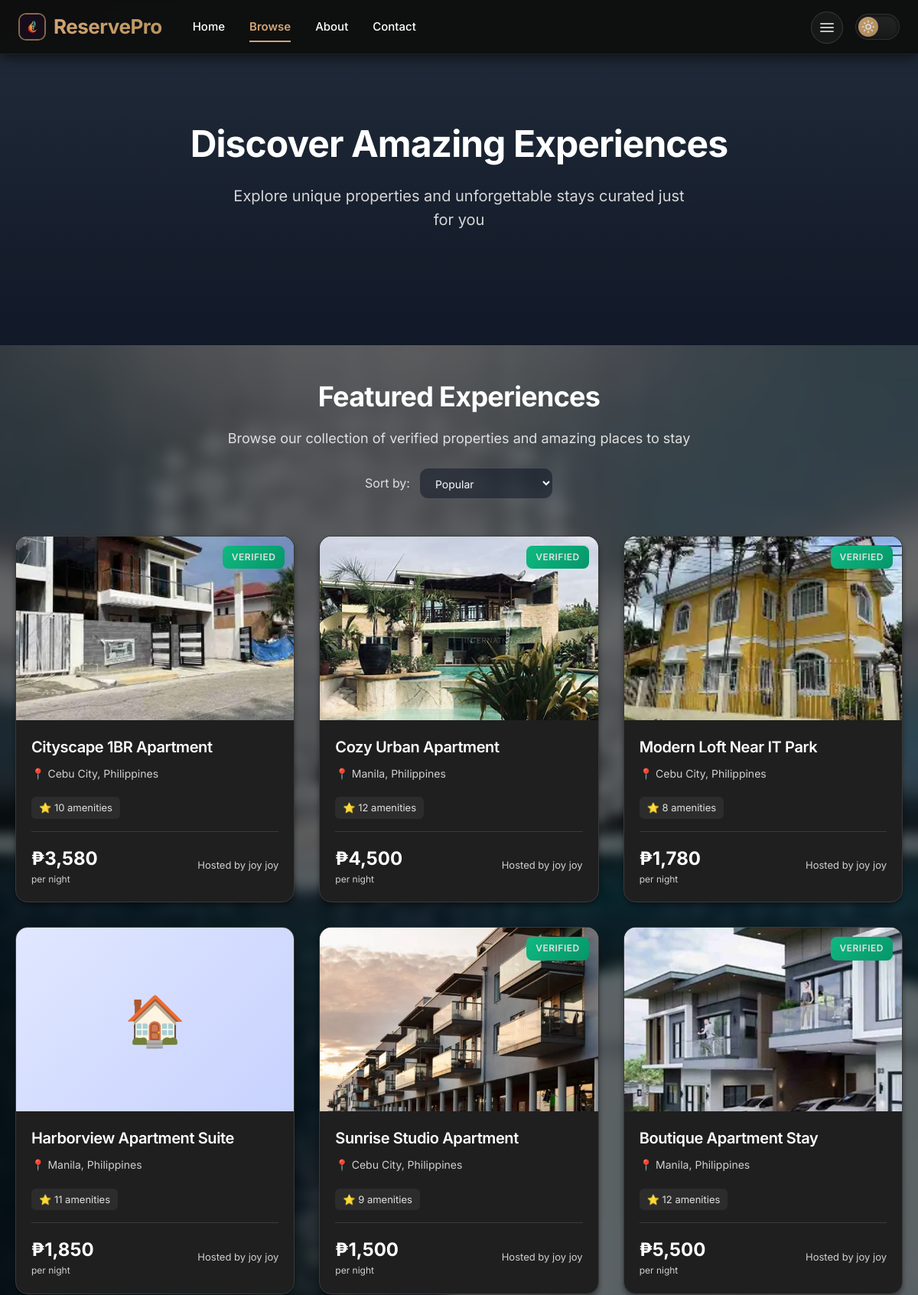
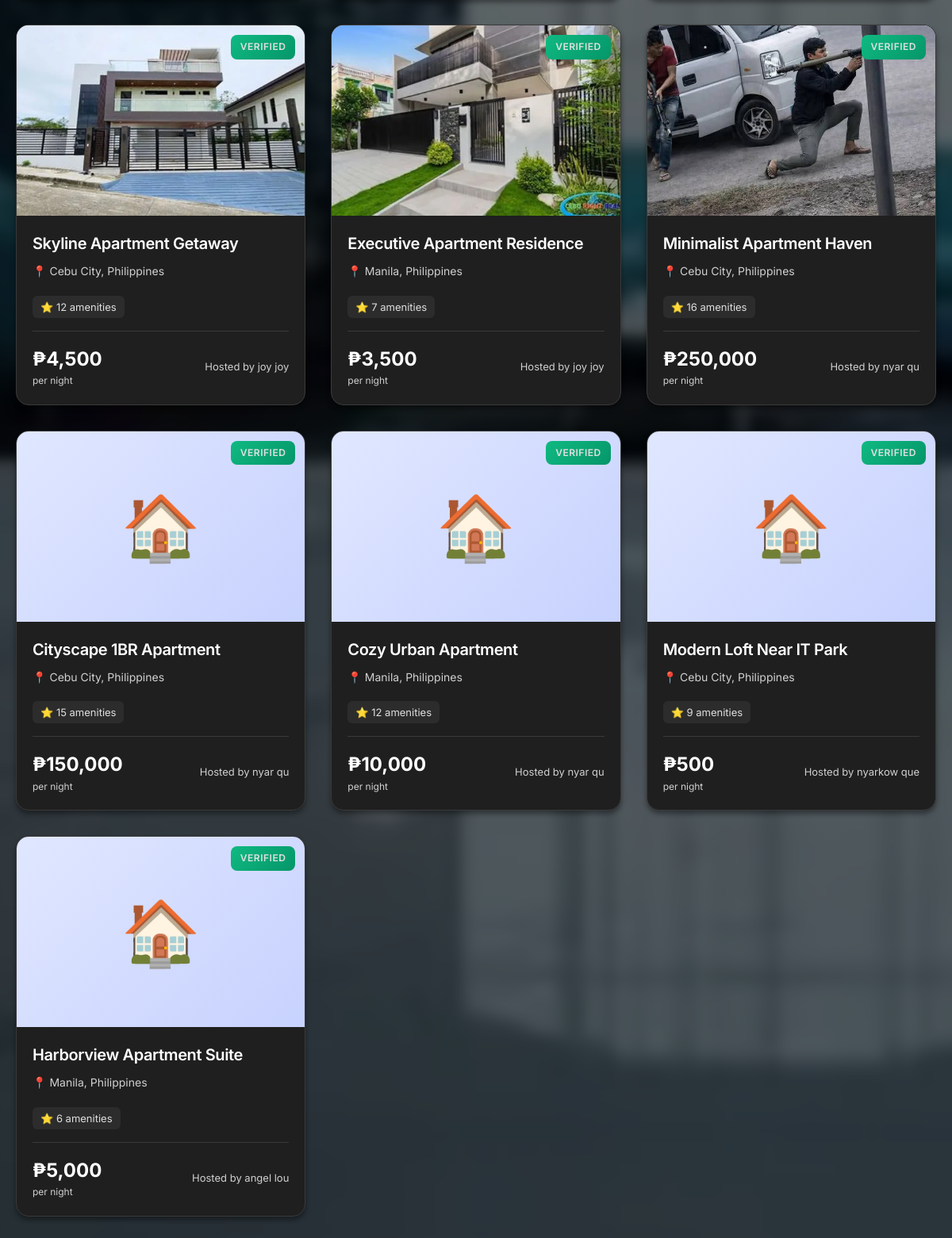
Screenshot of /experiences.php with the database file from the repository (2 pictures, top to bottom).
### tables this page shows
CREATE TABLE `properties` (
  `id` int(11) NOT NULL,
  `host_id` int(11) NOT NULL,
  `title` varchar(255) NOT NULL,
  `description` text NOT NULL,
  `property_type` enum('house','apartment','condo','villa','hotel') NOT NULL,
  `address` text NOT NULL,
  `city` varchar(100) NOT NULL,
  `country` varchar(100) NOT NULL,
  `price_per_night` decimal(10,2) NOT NULL,
  `max_guests` int(11) NOT NULL,
  `bedrooms` int(11) NOT NULL,
  `bathrooms` int(11) NOT NULL,
  `latitude` decimal(10,8) DEFAULT NULL,
  `longitude` decimal(11,8) DEFAULT NULL,
  `auto_accept_bookings` tinyint(1) NOT NULL DEFAULT 0,
  `average_rating` decimal(3,2) DEFAULT NULL,
  `review_count` int(11) NOT NULL DEFAULT 0,
  `status` enum('pending','approved','rejected','suspended','out_of_order') DEFAULT 'pending',
  `admin_notes` text DEFAULT NULL,
  `created_at` timestamp NOT NULL DEFAULT current_timestamp(),
  `updated_at` timestamp NOT NULL DEFAULT current_timestamp() ON UPDATE current_timestamp()
);

CREATE TABLE `users` (
  `id` int(11) NOT NULL,
  `first_name` varchar(50) NOT NULL,
  `last_name` varchar(50) NOT NULL,
  `date_of_birth` date DEFAULT NULL,
  `email` varchar(100) NOT NULL,
  `password` varchar(255) NOT NULL,
  `created_at` timestamp NOT NULL DEFAULT current_timestamp(),
  `role` enum('guest','host','admin') DEFAULT 'guest',
  `email_verified` tinyint(1) NOT NULL DEFAULT 0,
  `verification_token` varchar(100) DEFAULT NULL,
  `host_verified` tinyint(1) NOT NULL DEFAULT 0,
  `host_verification_status` enum('none','under review','approved','rejected') NOT NULL DEFAULT 'none'
);

### config/session.php (called while the page is built, shortened)
<?php
function isLoggedIn() {
    return isset($_SESSION['user_id']);
}
?>

### experiences.php (the view, shortened to what this page needs)
<?php
require_once __DIR__ . '/config/session.php';
$user = isLoggedIn() ? getCurrentUser() : null;
$conn = getDBConnection();
$query = "
    SELECT p.*, u.first_name, u.last_name,
    (SELECT photo_url FROM property_photos WHERE property_id = p.id AND is_primary = 1 LIMIT 1) as primary_photo
    FROM properties p
    JOIN users u ON p.host_id = u.id
    WHERE p.status = 'approved'
    ORDER BY p.created_at DESC
";
$result = $conn->query($query);
$properties = [];
if ($result) {
    $properties = $result->fetch_all(MYSQLI_ASSOC);
}
$property_amenities = [];
foreach ($properties as $property) {
    $stmt = $conn->prepare("
        SELECT COUNT(*) as amenity_count
        FROM property_amenities
        WHERE property_id = ?
    ");
    $stmt->bind_param("i", $property['id']);
    $stmt->execute();
    $amenity_result = $stmt->get_result();
    $property_amenities[$property['id']] = $amenity_result->fetch_assoc()['amenity_count'];
}
?>
<!DOCTYPE html>
<html lang="en">
<head>
    <link rel="stylesheet" href="assets/css/style.css?v=25.0">
    <link rel="stylesheet" href="assets/css/landing.css?v=25.0">
    <link rel="stylesheet" href="assets/css/modal.css?v=25.2">
    <link rel="stylesheet" href="assets/css/role-select.css?v=25.0">
    <link rel="stylesheet" href="assets/css/theme-toggle.css?v=25.2">
    <link rel="stylesheet" href="assets/css/animations.css?v=1.0">
    <link rel="stylesheet" href="assets/css/home-modern.css?v=4.0">
</head>
<body class="dashboard-page experiences-page">
    <nav class="navbar">
        <div class="nav-container">
            <div class="nav-left">
                <a href="home.php" class="brand">
                    <?php require __DIR__ . '/includes/brand-icon-svg.php'; ?>
                    <span class="brand-name">ReservePro</span>
                </a>
                <div class="nav-links">
                    <a href="home.php">Home</a>
                    <a href="experiences.php" class="active">Browse</a>
                    <a href="about.php">About</a>
                    <a href="contact.php">Contact</a>
                </div>
            </div>
            <div class="nav-right">
                <?php if ($user): ?>
                    <div class="user-nav">
                        <?php if ($user): ?>
                        <div class="guest-menu">
                            <button type="button" class="guest-menu-trigger" id="guestMenuTrigger" aria-expanded="false" aria-haspopup="true">
                                <span class="guest-menu-name">Hi, <?php echo htmlspecialchars($user['first_name']); ?></span>
                                <svg class="guest-menu-chevron" width="14" height="14" viewBox="0 0 24 24" fill="none" stroke="currentColor" stroke-width="2"><path d="M6 9l6 6 6-6"/></svg>
                            </button>
                            <div class="guest-menu-panel" id="guestMenuPanel" role="menu" aria-hidden="true">
                                <a href="messages.php" role="menuitem" class="guest-menu-item">Messages</a>
                                <?php if (isset($user['role']) && $user['role'] === 'guest'): ?>
                                <a href="profile.php" role="menuitem" class="guest-menu-item">Profile</a>
                                <?php elseif (isset($user['role']) && $user['role'] === 'host'): ?>
                                <a href="host/dashboard.php" role="menuitem" class="guest-menu-item">Dashboard</a>
                                <?php elseif (isset($user['role']) && $user['role'] === 'admin'): ?>
                                <a href="admin/dashboard.php" role="menuitem" class="guest-menu-item">Admin</a>
                                <?php endif; ?>
                                <a href="logout.php" role="menuitem" class="guest-menu-item guest-menu-item-logout">Logout</a>
                            </div>
                        </div>
                        <?php endif; ?>
                    </div>
                <?php else: ?>
                    <div class="rp-burger-menu">
                        <button type="button" class="rp-burger-trigger" id="navBurgerTrigger" aria-expanded="false" aria-haspopup="true" aria-controls="navBurgerPanel" aria-label="Open menu">
                            <span class="rp-burger-lines" aria-hidden="true">
                                <span></span>
                                <span></span>
                                <span></span>
                            </span>
                        </button>
                    </div>
                <?php endif; ?>
                <div class="theme-toggle">
                    <span class="theme-toggle-icon">☀️</span>
                </div>
            </div>
        </div>
    </nav>
    <section class="experiences-hero">
        <h1>Discover Amazing Experiences</h1>
        <p>Explore unique properties and unforgettable stays curated just for you</p>
    </section>
    <div class="experiences-content">
        <div class="section-header">
            <h2>Featured Experiences</h2>
            <p>Browse our collection of verified properties and amazing places to stay</p>
            <div class="sort-options" style="margin-top: 24px; display: flex; justify-content: center; align-items: center; gap: 12px;">
                <label style="color: #E0E0E0; font-size: 16px;">Sort by:</label>
                <select class="sort-select experience-sort" style="padding: 10px 16px; background: #2C2C2C; color: #FFFFFF; border: 2px solid #3A3A3A; border-radius: 8px; font-size: 14px; cursor: pointer;">
                    <option value="popular">Popular</option>
                </select>
            </div>
        </div>
        <div class="experiences-grid">
            <?php if (empty($properties)): ?>
                <div class="empty-state">
                    <div class="empty-state-icon">🏝️</div>
                    <h3>No Experiences Available Yet</h3>
                    <p>Check back soon for amazing properties and experiences!</p>
                    <a href="home.php" class="btn-home">Back to Home</a>
                </div>
            <?php else: ?>
                <?php foreach ($properties as $property):
                    $demo_titles = [
                        'Sunrise Studio Apartment',
                        'Harborview Apartment Suite',
                        'Modern Loft Near IT Park',
                        'Cozy Urban Apartment',
                        'Cityscape 1BR Apartment',
                        'Seaside Apartment Retreat',
                        'Minimalist Apartment Haven',
                        'Executive Apartment Residence',
                        'Skyline Apartment Getaway',
                        'Boutique Apartment Stay',
                    ];
                    $demo_locations = [
                        ['Cebu City', 'Philippines'],
                        ['Manila', 'Philippines'],
                    ];
                    $demo_seed = (int)($property['id'] ?? 0);
                    $demo_title = $demo_titles[$demo_seed % count($demo_titles)];
                    $demo_loc = $demo_locations[$demo_seed % count($demo_locations)];
                    $demo_city = $demo_loc[0];
                    $demo_country = $demo_loc[1];
                ?>
                    <div class="experience-card" onclick="openPropertyModal(<?php echo $property['id']; ?>)" data-price="<?php echo $property['price_per_night']; ?>" data-date="<?php echo $property['created_at']; ?>">
                        <div class="experience-image">
                            <?php if (!empty($property['primary_photo'])):
                                $photo_path = ltrim($property['primary_photo'], '/');
                            ?>
                                <img src="<?php echo htmlspecialchars($photo_path); ?>"
                                     alt="<?php echo htmlspecialchars($demo_title); ?>"
                                     onerror="this.style.display='none'; this.parentElement.innerHTML='🏠';">
                            <?php else: ?>
                                <div style="font-size: 80px; text-align: center; padding: 40px;">🏠</div>
                            <?php endif; ?>
                            <div class="experience-badge">Verified</div>
                        </div>
                        <div class="experience-info">
                            <h3 class="experience-title"><?php echo htmlspecialchars($demo_title); ?></h3>
                            <div class="experience-location">
                                📍 <?php echo htmlspecialchars($demo_city . ', ' . $demo_country); ?>
                            </div>
                            <?php if (isset($property_amenities[$property['id']]) && $property_amenities[$property['id']] > 0): ?>
                                <div class="amenities-count">
                                    ⭐ <?php echo $property_amenities[$property['id']]; ?> amenities
                                </div>
                            <?php endif; ?>
                            <div class="experience-details">
                                <div>
                                    <div class="experience-price price-amount">
                                        ₱<?php echo number_format($property['price_per_night'], 0); ?>
                                    </div>
                                    <div class="experience-price-label">per night</div>
                                </div>
                                <span class="experience-host">Hosted by <?php echo htmlspecialchars($property['first_name'] . ' ' . $property['last_name']); ?></span>
                            </div>
                        </div>
                    </div>
                <?php endforeach; ?>
            <?php endif; ?>
        </div>
    </div>
</body>
</html>

### assets/css/style.css (style rules this page uses)
* { margin: 0; padding: 0; box-sizing: border-box; }
:root { --primary-color: #D4A574; --primary-dark: #B8935F; --primary-light: #E6C89C; --secondary-color: #1A1A1A; --accent-color: #D4A574; --text-dark: #FFFFFF; --text-gray: #B8B8B8; --bg-light: #1F1F1F; --border-color: #3A3A3A; --bg-primary: #020617; --bg-secondary: #030712; --bg-tertiary: #111827; --wood-dark: #111827; --wood-medium: #1F2933; --wood-light: #4B5563; }
body { font-family: -apple-system, BlinkMacSystemFont, 'Segoe UI', 'Inter', Roboto, 'Helvetica Neue', Arial, sans-serif; background: var(--bg-primary); color: #FFFFFF !important; line-height: 1.6; min-height: 100vh; }
.auth-page, .dashboard-page { position: relative; background: transparent; }
.auth-page::before, .dashboard-page::before { content: ''; position: fixed; top: 0; left: 0; width: 100%; height: 100%; background: url('../../background%20image/this.webp') center center / cover no-repeat; filter: blur(6px); transform: scale(1.04); z-index: -2; }
.auth-page::after, .dashboard-page::after { content: ''; position: fixed; top: 0; left: 0; width: 100%; height: 100%; background: rgba(0, 0, 0, 0.6); z-index: -1; }
h1, h2, h3, h4, h5, h6 { color: #FFFFFF !important; }
p, span, div { color: #E0E0E0 !important; }

### assets/css/landing.css (style rules this page uses)
:root { --primary-color: #D4A574; --primary-dark: #B8935F; --secondary-color: #1A1A1A; --accent-color: #D4A574; --text-dark: #FFFFFF; --text-light: #B8B8B8; --bg-light: #1F1F1F; --bg-dark: #020617; --bg-darker: #020617; --border-color: #3A3A3A; --wood-dark: #111827; --wood-medium: #1F2933; --shadow-sm: 0 2px 8px rgba(0, 0, 0, 0.3); --shadow-md: 0 4px 16px rgba(0, 0, 0, 0.4); --shadow-lg: 0 8px 32px rgba(0, 0, 0, 0.5); --shadow-gold: 0 4px 16px rgba(212, 165, 116, 0.2); }
* { margin: 0; padding: 0; box-sizing: border-box; }
body { font-family: -apple-system, BlinkMacSystemFont, 'Segoe UI', 'Inter', Roboto, 'Helvetica Neue', Arial, sans-serif; color: #FFFFFF !important; background: var(--bg-dark); overflow-x: hidden; }
h1, h2, h3, h4, h5, h6 { color: #FFFFFF !important; }
p { color: #E0E0E0 !important; }
.navbar { position: sticky; top: 0; background: rgba(15, 15, 15, 0.98); backdrop-filter: blur(15px); border-bottom: 1px solid var(--border-color); z-index: 1000; box-shadow: 0 4px 16px rgba(0, 0, 0, 0.6); }
.nav-container { max-width: 1400px; margin: 0 auto; padding: 0 24px; display: flex; justify-content: space-between; align-items: center; height: 70px; }
.nav-left { display: flex; align-items: center; gap: 40px; }
.brand { display: flex; align-items: center; gap: 10px; text-decoration: none; transition: transform 0.2s ease; }
.brand-name { font-size: 26px; font-weight: 700; background: linear-gradient(135deg, var(--primary-color), var(--primary-dark)); -webkit-background-clip: text; -webkit-text-fill-color: transparent; background-clip: text; letter-spacing: -0.5px; }
.nav-links { display: flex; gap: 32px; }
.nav-links a { color: var(--text-dark); text-decoration: none; font-weight: 500; font-size: 15px; transition: color 0.2s ease; position: relative; }
.nav-links a::after { content: ''; position: absolute; bottom: -8px; left: 0; width: 0; height: 2px; background: var(--primary-color); transition: width 0.3s ease; }
.nav-links a.active { color: var(--primary-color); font-weight: 600; }
.nav-links a.active::after { width: 100%; }
.nav-right { display: flex; align-items: center; gap: 16px; }
.sort-options { display: flex; align-items: center; gap: 12px; }
.sort-options label { font-size: 14px; color: var(--text-light); }
.sort-select { padding: 8px 16px; border: 1px solid var(--border-color); border-radius: 8px; font-size: 14px; cursor: pointer; outline: none; }

### assets/css/animations.css (style rules this page uses)
.navbar { animation: slideDown 0.5s ease forwards; }
.service-card, .experience-card { transition: transform 0.35s cubic-bezier(0.34, 1.56, 0.64, 1), box-shadow 0.35s ease, border-color 0.3s ease; }
.service-card .card-image img, .experience-card img { transition: transform 0.5s cubic-bezier(0.34, 1.56, 0.64, 1); }
.brand { transition: transform 0.3s cubic-bezier(0.34, 1.56, 0.64, 1); }
.grid-header h2, .section-header h2, .quick-actions h2 { opacity: 0; animation: fadeInUp 0.5s ease 0.15s forwards; }
.theme-toggle-icon { transition: transform 0.3s ease; }

### rows the page displays
properties: shows a picture, id "Cityscape 1BR Apartment", id "Cebu City, Philippines", id "10", price_per_night "3,580", host.last_name "joy joy"
properties: shows a picture, id "Cozy Urban Apartment", id "Manila, Philippines", id "12", price_per_night "4,500", host.last_name "joy joy"
properties: shows a picture, id "Modern Loft Near IT Park", id "Cebu City, Philippines", id "8", price_per_night "1,780", host.last_name "joy joy"
properties: id "Harborview Apartment Suite", id "Manila, Philippines", id "11", price_per_night "1,850", host.last_name "joy joy"
properties: shows a picture, id "Sunrise Studio Apartment", id "Cebu City, Philippines", id "9", price_per_night "1,500", host.last_name "joy joy"
properties: shows a picture, id "Boutique Apartment Stay", id "Manila, Philippines", id "12", price_per_night "5,500", host.last_name "joy joy"
properties: shows a picture, id "Skyline Apartment Getaway", id "Cebu City, Philippines", id "12", price_per_night "4,500", host.last_name "joy joy"
properties: shows a picture, id "Executive Apartment Residence", id "Manila, Philippines", id "7", price_per_night "3,500", host.last_name "joy joy"
properties: shows a picture, id "Minimalist Apartment Haven", id "Cebu City, Philippines", id "16", price_per_night "250,000", host.last_name "nyar qu"
properties: id "Cityscape 1BR Apartment", id "Cebu City, Philippines", id "15", price_per_night "150,000", host.last_name "nyar qu"
properties: id "Cozy Urban Apartment", id "Manila, Philippines", id "12", price_per_night "10,000", host.last_name "nyar qu"
properties: id "Modern Loft Near IT Park", id "Cebu City, Philippines", id "9", price_per_night "500", host.last_name "nyarkow que"
properties: id "Harborview Apartment Suite", id "Manila, Philippines", id "6", price_per_night "5,000", host.last_name "angel lou"
